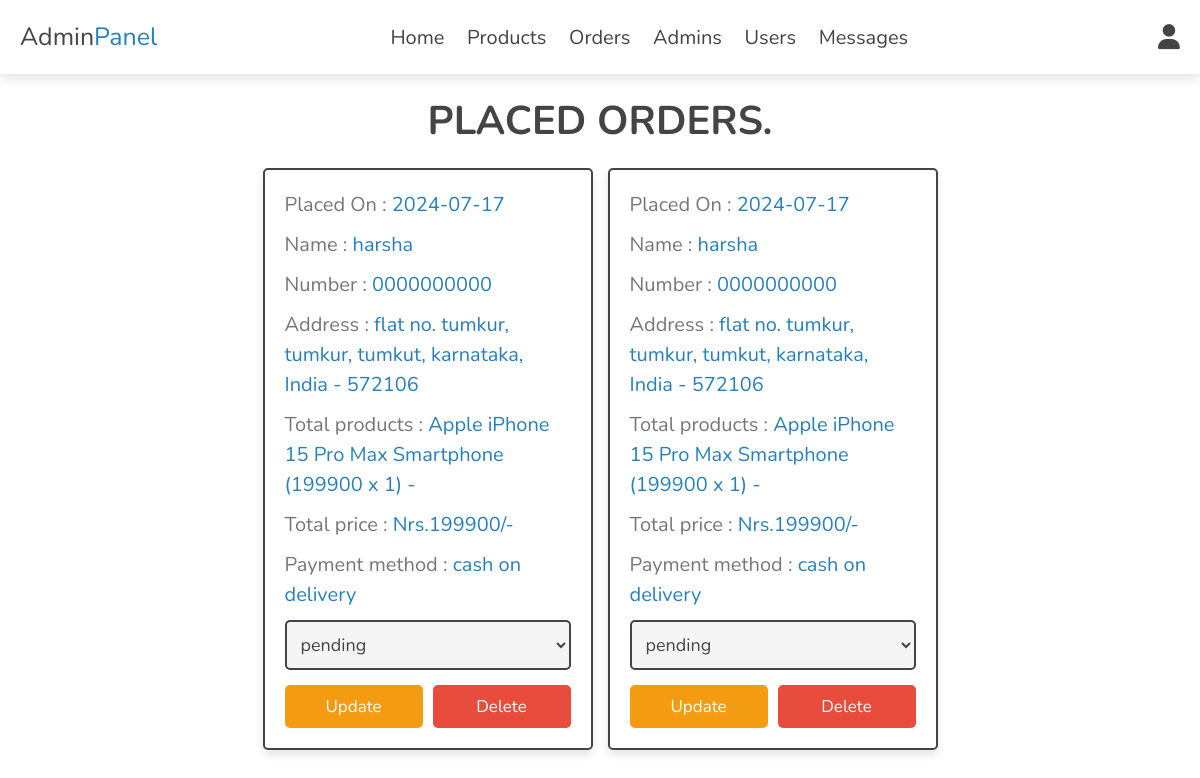
Page /placed_orders.php (signed in) on the committed database.
### tables this page shows
CREATE TABLE `orders` (
  `id` int(100) NOT NULL,
  `user_id` int(100) NOT NULL,
  `name` varchar(20) NOT NULL,
  `number` varchar(10) NOT NULL,
  `email` varchar(50) NOT NULL,
  `method` varchar(50) NOT NULL,
  `address` varchar(500) NOT NULL,
  `total_products` varchar(1000) NOT NULL,
  `total_price` int(100) NOT NULL,
  `placed_on` date NOT NULL DEFAULT current_timestamp(),
  `payment_status` varchar(20) NOT NULL DEFAULT 'pending'
);

### placed_orders.php (the view, shortened to what this page needs)
<?php
include '../components/connect.php';
?>
<!DOCTYPE html>
<html lang="en">
<head>
   <link rel="stylesheet" href="https://cdnjs.cloudflare.com/ajax/libs/font-awesome/6.1.1/css/all.min.css">
   <link rel="stylesheet" href="../css/admin_style.css">
</head>
<body>
<?php include '../components/admin_header.php'; ?>
<section class="orders">
<h1 class="heading">Placed Orders.</h1>
<div class="box-container">
   <?php
      $select_orders = $conn->prepare("SELECT * FROM `orders`");
      $select_orders->execute();
      if($select_orders->rowCount() > 0){
         while($fetch_orders = $select_orders->fetch(PDO::FETCH_ASSOC)){
   ?>
   <div class="box">
      <p> Placed On : <span><?= $fetch_orders['placed_on']; ?></span> </p>
      <p> Name : <span><?= $fetch_orders['name']; ?></span> </p>
      <p> Number : <span><?= $fetch_orders['number']; ?></span> </p>
      <p> Address : <span><?= $fetch_orders['address']; ?></span> </p>
      <p> Total products : <span><?= $fetch_orders['total_products']; ?></span> </p>
      <p> Total price : <span>Nrs.<?= $fetch_orders['total_price']; ?>/-</span> </p>
      <p> Payment method : <span><?= $fetch_orders['method']; ?></span> </p>
      <form action="" method="post">
         <select name="payment_status" class="select">
            <option selected disabled><?= $fetch_orders['payment_status']; ?></option>
         </select>
        <div class="flex-btn">
         <input type="submit" value="update" class="option-btn" name="update_payment">
         <a href="placed_orders.php?delete=<?= $fetch_orders['id']; ?>" class="delete-btn" onclick="return confirm('delete this order?');">delete</a>
        </div>
      </form>
   </div>
   <?php
         }
      }else{
         echo '<p class="empty">no orders placed yet!</p>';
      }
   ?>
</div>
</section>
</body>
</html>

### admin_header.php (shortened to what this page needs)
<header class="header">
   <section class="flex">
      <a href="../admin/dashboard.php" class="logo">Admin<span>Panel</span></a>
      <nav class="navbar">
         <a href="../admin/dashboard.php">Home</a>
         <a href="../admin/products.php">Products</a>
         <a href="../admin/placed_orders.php">Orders</a>
         <a href="../admin/admin_accounts.php">Admins</a>
         <a href="../admin/users_accounts.php">Users</a>
         <a href="../admin/messages.php">Messages</a>
      </nav>
      <div class="icons">
         <div id="user-btn" class="fas fa-user"></div>
      </div>
   </section>
</header>

### admin_style.css (style rules this page uses)
:root { --main-color:#2980b9; --orange:#f39c12; --red:#e74c3c; --black:#444; --white:#fff; --light-color:#777; --light-bg:#f5f5f5; --border:.2rem solid var(--black); --box-shadow:0 .5rem 1rem rgba(0,0,0,.1); }
* { font-family: 'Nunito', sans-serif; margin:0; padding:0; box-sizing: border-box; outline: none; border:none; text-decoration: none; }
html { font-size: 62.5%; overflow-x: hidden; }
body { background-image: url(''); background-size: cover; background-repeat: no-repeat; background-attachment: fixed; }
section { padding:2rem; max-width: 1200px; margin:0 auto; }
.heading { font-size: 4rem; color:var(--black); margin-bottom: 2rem; text-align: center; text-transform: uppercase; }
.btn, .delete-btn, .option-btn { display: block; width: 100%; margin-top: 1rem; border-radius: .5rem; padding:1rem 3rem; font-size: 1.7rem; text-transform: capitalize; color:var(--white); cursor: pointer; text-align: center; }
.option-btn { background-color: var(--orange); }
.delete-btn { background-color: var(--red); }
.flex-btn { display: flex; gap:1rem; }
.header { position: sticky; top:0; left:0; right:0; background-color: var(--white); box-shadow: var(--box-shadow); z-index: 1000; }
.header .flex { display: flex; align-items: center; justify-content: space-between; position: relative; }
.header .flex .logo { font-size: 2.5rem; color:var(--black); }
.header .flex .logo span { color:var(--main-color); }
.header .flex .navbar a { margin:0 1rem; font-size: 2rem; color:var(--black); }
.header .flex .icons div { margin-left: 1.7rem; font-size: 2.5rem; cursor: pointer; color:var(--black); }
.orders .box-container { display: grid; grid-template-columns: repeat(auto-fit, 33rem); gap:1.5rem; align-items: flex-start; justify-content: center; }
.orders .box-container .box { padding:2rem; padding-top: 1rem; border-radius: .5rem; border:var(--border); background-color: var(--white); box-shadow: var(--box-shadow); }
.orders .box-container .box p { line-height: 1.5; font-size: 2rem; color:var(--light-color); margin:1rem 0; }
.orders .box-container .box p span { color:var(--main-color); }
.orders .box-container .select { margin-bottom: .5rem; width: 100%; background-color: var(--light-bg); padding:1rem; font-size: 1.8rem; color:var(--black); border-radius: .5rem; border:var(--border); }

### rows in the picture
orders: placed_on "2024-07-17", name "harsha", number "0000000000", address "flat no. tumkur, tumkur, tumkut, karnataka, India - 572106", total_products "Apple iPhone 15 Pro Max Smartphone (199900 x 1) -", total_price "199900", method "cash on delivery", payment_status "pending"
orders: placed_on "2024-07-17", name "harsha", number "0000000000", address "flat no. tumkur, tumkur, tumkut, karnataka, India - 572106", total_products "Apple iPhone 15 Pro Max Smartphone (199900 x 1) -", total_price "199900", method "cash on delivery", payment_status "pending"
